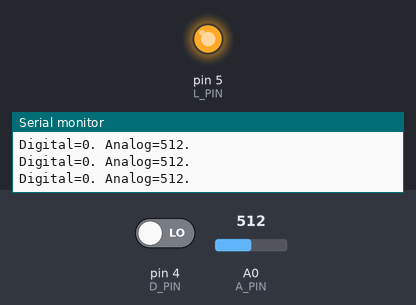
This sketch was run on a simulated Arduino Uno, built with avr-gcc and run on an emulated ATmega328P. Parts: output pins drawn as LEDs (lit = HIGH), the last lines printed to the serial monitor. The test bench sets the inputs (shaded band); at power-on: pin 4 (D_PIN) LOW, A0 (A_PIN) = 512.

Above: at 1.3 s.
1.4 s: pin 4 (D_PIN) driven HIGH
At 2.5 s:
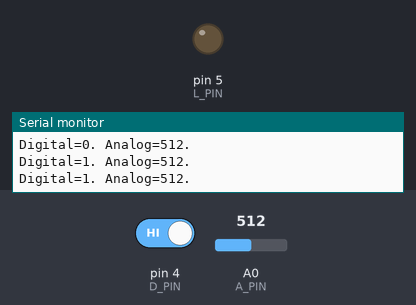
3.0 s: pin 4 (D_PIN) driven LOW
At 3.6 s:
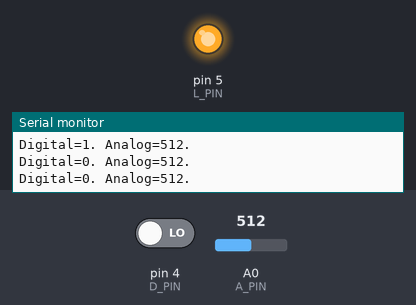
Timing chart, 0 to 6.0 s (numbered marks = the images above; inputs shaded):
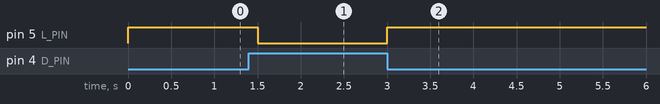

Measured:
- after the input at 1.4 s, pin 5 (L_PIN): HIGH → LOW after 0.10 s
- after the input at 3.0 s, pin 5 (L_PIN): LOW → HIGH at once

The sketch:

IRTest.ino
```cpp
// (licence header left out)
#define D_PIN 4
#define A_PIN 0
#define L_PIN 5       // Pin connected to LED.

void setup() {
  Serial.begin(57600);
  pinMode(L_PIN, OUTPUT);
}

void loop() {
  int state = digitalRead(D_PIN);
  int anlg = analogRead(A_PIN);
  Serial.print("Digital=");
  Serial.print(state);
  Serial.print(". Analog=");
  Serial.print(anlg);
  Serial.println(".");
  digitalWrite(L_PIN, !state);
  delay(500);
}

// Vim modeline
// vim: set ts=2 sw=2 sts=2 et:
```
